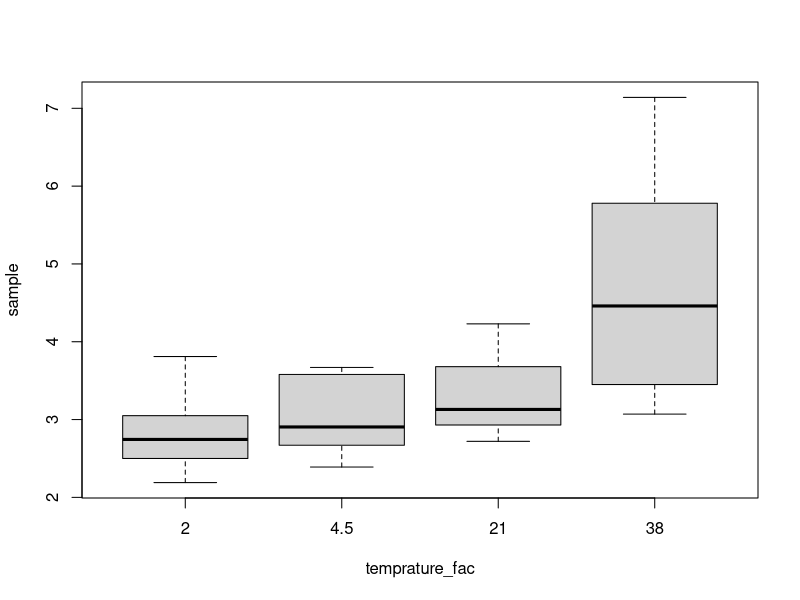
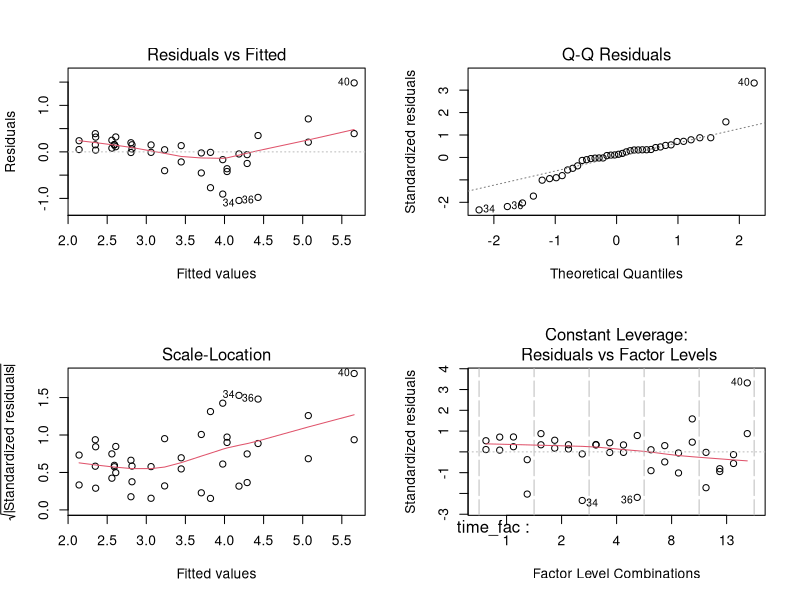
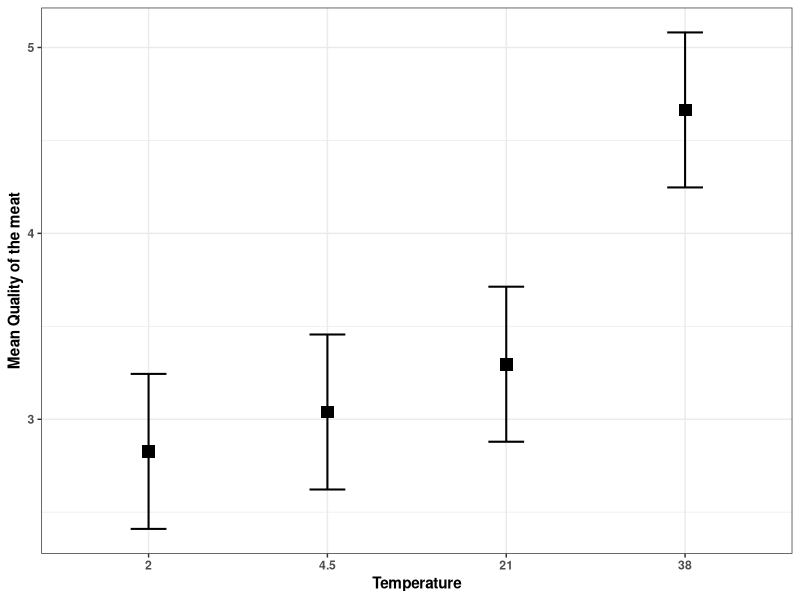

These figures' R source, in order:
## ---- chunk 1
library(multcompView)
library(lsmeans)
library(ggplot2)

sample<-c(2.38,2.19,2.74,2.50,2.75,2.74,3.28,2.83,3.81,3.05,
          2.67,2.39,2.81,2.64,3.00,2.79,3.58,3.23,3.67,3.61,
          2.93,2.72,2.97,2.88,3.05,3.21,3.68,3.25,4.04,4.23,
          3.81,3.07,4.14,3.14,4.78,3.45,5.78,5.28,6.05,7.14)
time<-c(1,1,2,2,4,4,8,8,13,13,
        1,1,2,2,4,4,8,8,13,13,
        1,1,2,2,4,4,8,8,13,13,
        1,1,2,2,4,4,8,8,13,13)
temprature<-c(2,2,2,2,2,2,2,2,2,2,
              4.5,4.5,4.5,4.5,4.5,4.5,4.5,4.5,4.5,4.5,
              21,21,21,21,21,21,21,21,21,21,
              38,38,38,38,38,38,38,38,38,38)

time_fac<-as.factor(time)
temprature_fac<-as.factor(temprature)
df_task1<-data.frame(time_fac,temprature_fac,sample)

head(df_task1,5)

boxplot(sample ~ temprature_fac)

model <- aov(sample ~ time_fac + temprature_fac,data = df_task1)
summary(model)
par(mfrow=c(2,2))
plot(model)

marginal = lsmeans(model, 
                   ~ temprature_fac)
pairs(marginal,
      adjust="tukey")
CLD = multcomp::cld(marginal,
                    alpha   = 0.05,
                    Letters = letters,  # Use lower-case letters for .group
                    adjust  = "sidak")  # Sidak-adjusted p-values
CLD


#plot for LS Mean
ggplot(CLD,aes(x= temprature_fac ,y= lsmean,
               label = .group))+
  geom_point(shape  = 15,
             size   = 4) +
  
  geom_errorbar(aes(ymin  =  lower.CL,
                    ymax  =  upper.CL),
                width =  0.2,
                size  =  0.7) +
  
  theme_bw() +
  theme(axis.title   = element_text(face = "bold"),
        axis.text    = element_text(face = "bold"),
        plot.caption = element_text(hjust = 0)) +
  ylab("Mean Quality of the meat")+
  xlab("Temperature")


## ---- chunk 2
Values<-c(8.3,9.4,9.1,9.1,9.0,8.9,8.9,9.1,9.0,8.1,8.2,8.8,8.4,8.3,10.1,10.0,9.6,9.3,9.8,9.5,9.4,7.8,8.2,8.1,7.9,7.7,8.0,8.1)
Variety<-c("Variety_A","Variety_A","Variety_A","Variety_A","Variety_A","Variety_A","Variety_A","Variety_B","Variety_B","Variety_B","Variety_B","Variety_B","Variety_B","Variety_B","Variety_C","Variety_C","Variety_C","Variety_C","Variety_C","Variety_C","Variety_C","Variety_D","Variety_D","Variety_D","Variety_D","Variety_D","Variety_D","Variety_D")

df_task2<-data.frame(Values,Variety)

head(df_task2,5)

kruskal.test(Values ~ Variety, data = df_task2)
